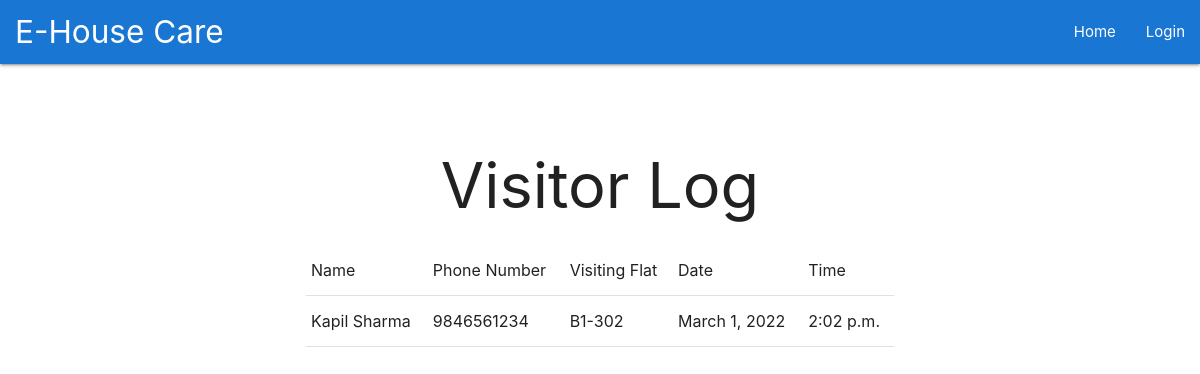
The app's page /visitor, older data.
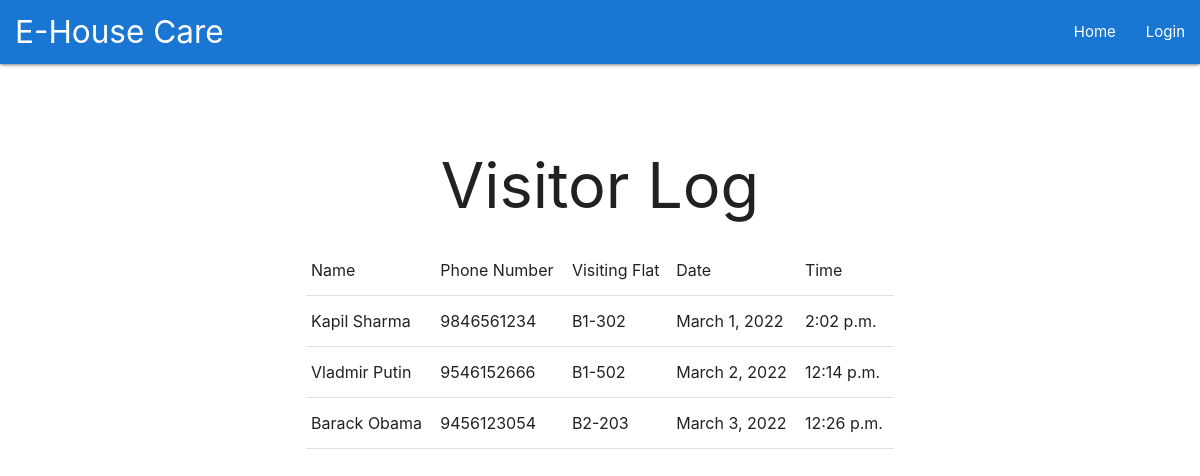
The same page, newer data.
### main/models.py (models this page shows, shortened)
class Visitor(models.Model):
    visitor_name = models.CharField(max_length=100)
    visitor_phone =  models.IntegerField()
    visiting_flat = models.CharField(max_length=100)
    visiting_date = models.DateField(default=datetime.date.today)
    visiting_time = models.TimeField(default=datetime.datetime.now)

### main/views.py (the view)
# urls.py: path('visitor', views.visitor, name='visitor'),
def visitor(request):
    messages.info(request, 'You are viewing the Visitor Log')
    return render(request, "main/visitor.html", context={'visit': Visitor.objects.all})

### main/templates/main/visitor.html
{% extends "main/header.html" %} {% block content %}
<div class="container">
  <h1 style="text-align:center;">Visitor Log</h1>
  <table border=1>
    <tr>
      <td>Name</td>
      <td>Phone Number</td>
      <td>Visiting Flat</td>
      <td>Date</td>
      <td>Time</td>
    </tr>
    {% for v in visit %}
    <tr>
      <td>{{v.visitor_name}}</td>
      <td>{{v.visitor_phone}}</td>
      <td>{{v.visiting_flat}}</td>
      <td>{{v.visiting_date}}</td>
      <td>{{v.visiting_time}}</td>
    </tr>
    {% endfor %}
  </table>
{% endblock %}

Row changes from the older to the newer data that the page shows:
added Visitor: visitor_name "Vladmir Putin", visitor_phone "9546152666", visiting_flat "B1-502", visiting_date "March 2, 2022", visiting_time "12:14 p.m."
added Visitor: visitor_name "Barack Obama", visitor_phone "9456123054", visiting_flat "B2-203", visiting_date "March 3, 2022", visiting_time "12:26 p.m."
